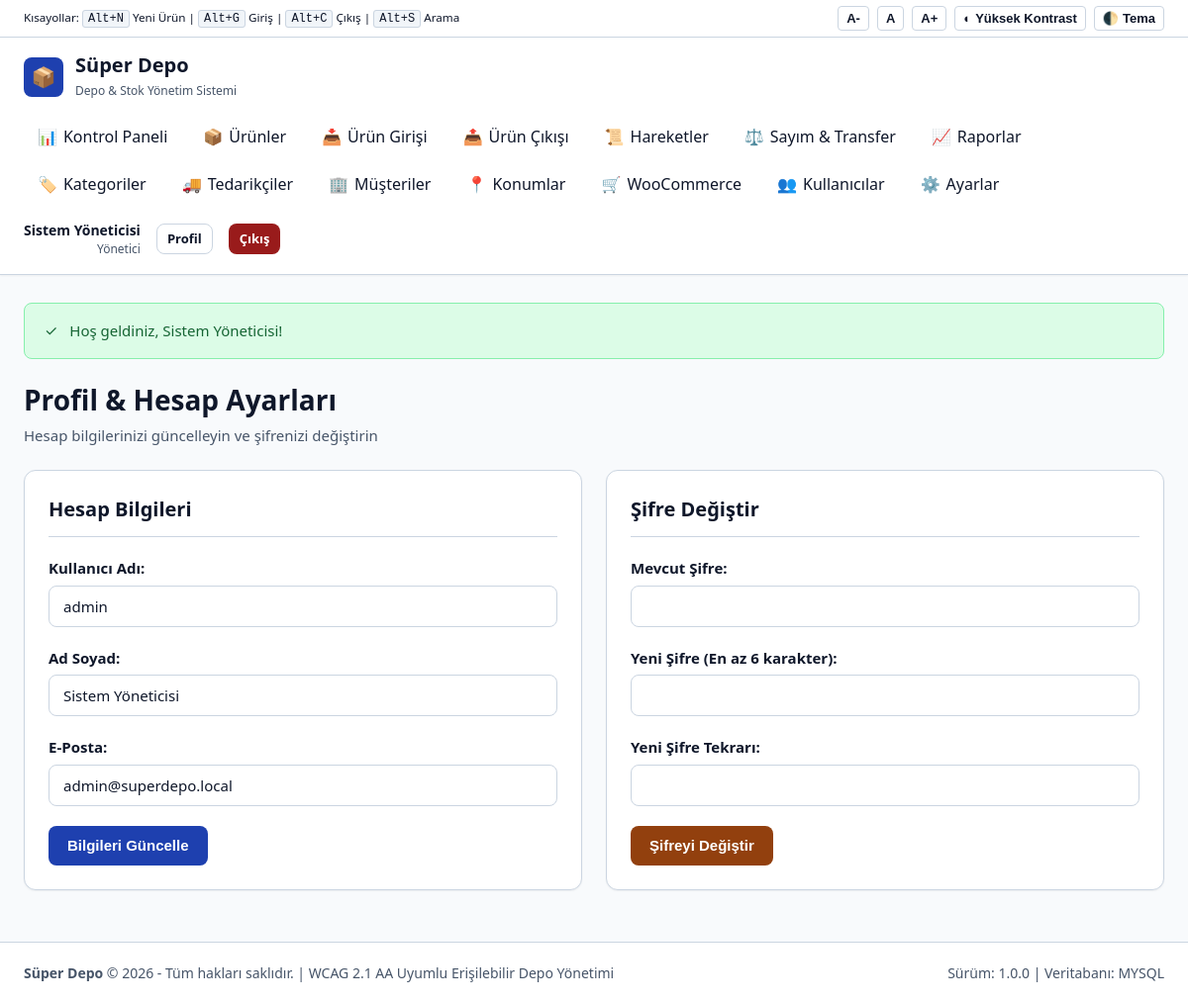
The app's page /profile.php (signed in) with its own data.
### tables this page shows
CREATE TABLE users (
    id INT AUTO_INCREMENT PRIMARY KEY,
    username VARCHAR(50) NOT NULL UNIQUE,
    email VARCHAR(100) NOT NULL UNIQUE,
    password_hash VARCHAR(255) NOT NULL,
    full_name VARCHAR(100) NOT NULL,
    role ENUM('admin', 'manager', 'staff') NOT NULL DEFAULT 'staff',
    is_active TINYINT(1) NOT NULL DEFAULT 1,
    created_at TIMESTAMP DEFAULT CURRENT_TIMESTAMP,
    updated_at TIMESTAMP DEFAULT CURRENT_TIMESTAMP ON UPDATE CURRENT_TIMESTAMP
);

### includes/functions.php (called while the page is built, shortened)
<?php
function e(?string $str): string {
    return htmlspecialchars((string)($str ?? ''), ENT_QUOTES, 'UTF-8');
}

### profile.php (the view, shortened to what this page needs)
<?php
require_once __DIR__ . '/includes/header.php';
$db = get_db();
$stmt = $db->prepare('SELECT * FROM users WHERE id = ?');
$stmt->execute([$user['id']]);
$user_data = $stmt->fetch();
?>
<div class="page-header">
    <div>
        <h1 class="page-title">Profil & Hesap Ayarları</h1>
        <p class="page-subtitle">Hesap bilgilerinizi güncelleyin ve şifrenizi değiştirin</p>
    </div>
</div>
<div style="display: grid; grid-template-columns: repeat(auto-fit, minmax(320px, 1fr)); gap: 1.5rem;">
    <div class="card">
        <div class="card-header">
            <h2 class="card-title">Hesap Bilgileri</h2>
        </div>
        <form action="profile.php" method="POST">
            <div class="form-group">
                <label for="username" class="form-label">Kullanıcı Adı:</label>
                <input type="text" id="username" class="form-control" value="<?= e($user_data['username']) ?>" disabled>
            </div>
            <div class="form-group">
                <label for="full_name" class="form-label">Ad Soyad:</label>
                <input type="text" id="full_name" name="full_name" class="form-control" value="<?= e($user_data['full_name']) ?>" required>
            </div>
            <div class="form-group">
                <label for="email" class="form-label">E-Posta:</label>
                <input type="email" id="email" name="email" class="form-control" value="<?= e($user_data['email']) ?>" required>
            </div>
            <button type="submit" class="btn btn-primary">Bilgileri Güncelle</button>
        </form>
    </div>
    <div class="card">
        <div class="card-header">
            <h2 class="card-title">Şifre Değiştir</h2>
        </div>
        <form action="profile.php" method="POST">
            <div class="form-group">
                <label for="current_password" class="form-label">Mevcut Şifre:</label>
                <input type="password" id="current_password" name="current_password" class="form-control" required>
            </div>
            <div class="form-group">
                <label for="new_password" class="form-label">Yeni Şifre (En az 6 karakter):</label>
                <input type="password" id="new_password" name="new_password" class="form-control" minlength="6" required>
            </div>
            <div class="form-group">
                <label for="confirm_password" class="form-label">Yeni Şifre Tekrarı:</label>
                <input type="password" id="confirm_password" name="confirm_password" class="form-control" minlength="6" required>
            </div>
            <button type="submit" class="btn btn-warning">Şifreyi Değiştir</button>
        </form>
    </div>
</div>
<?php require_once __DIR__ . '/includes/footer.php'; ?>

### assets/css/style.css (style rules this page uses)
:root { --font-base: system-ui, -apple-system, BlinkMacSystemFont, 'Segoe UI', Roboto, Helvetica, Arial, sans-serif; --font-size-base: 1rem; --line-height: 1.5; --color-bg: #f8fafc; --color-surface: #ffffff; --color-surface-hover: #f1f5f9; --color-border: #cbd5e1; --color-border-focus: #0f172a; --color-text: #0f172a; --color-text-muted: #475569; --color-text-light: #ffffff; --color-primary: #1e40af; --color-primary-hover: #1e3a8a; --color-primary-light: #dbeafe; --color-success: #166534; --color-success-bg: #dcfce7; --color-success-border: #86efac; --color-warning: #92400e; --color-warning-bg: #fef3c7; --color-warning-border: #fcd34d; --color-danger: #991b1b; --color-danger-bg: #fee2e2; --color-danger-border: #fca5a5; --color-info: #075985; --color-info-bg: #e0f2fe; --color-info-border: #7dd3fc; --focus-ring: 3px solid #2563eb; --focus-offset: 2px; --radius-sm: 4px; --radius-md: 8px; --radius-lg: 12px; --shadow-sm: 0 1px 2px 0 rgb(0 0 0 / 0.05); --shadow-md: 0 4px 6px -1px rgb(0 0 0 / 0.1), 0 2px 4px -2px rgb(0 0 0 / 0.1); --shadow-lg: 0 10px 15px -3px rgb(0 0 0 / 0.1); }
*, *::before, *::after { box-sizing: border-box; margin: 0; padding: 0; }
html { font-size: var(--font-size-base); scroll-behavior: smooth; }
body { font-family: var(--font-base); line-height: var(--line-height); color: var(--color-text); background-color: var(--color-bg); min-height: 100vh; display: flex; flex-direction: column; }
.page-header { display: flex; justify-content: space-between; align-items: center; flex-wrap: wrap; gap: 1rem; margin-bottom: 1.5rem; }
.page-title { font-size: 1.75rem; font-weight: 700; color: var(--color-text); }
.page-subtitle { color: var(--color-text-muted); font-size: 0.9375rem; margin-top: 0.25rem; }
.card { background-color: var(--color-surface); border: 1px solid var(--color-border); border-radius: var(--radius-lg); box-shadow: var(--shadow-sm); padding: 1.5rem; margin-bottom: 1.5rem; }
.card-header { display: flex; justify-content: space-between; align-items: center; margin-bottom: 1.25rem; border-bottom: 1px solid var(--color-border); padding-bottom: 0.75rem; }
.card-title { font-size: 1.25rem; font-weight: 600; }
.btn { display: inline-flex; align-items: center; justify-content: center; gap: 0.5rem; padding: 0.625rem 1.125rem; font-size: 0.9375rem; font-weight: 600; border-radius: var(--radius-md); border: 1px solid transparent; cursor: pointer; text-decoration: none; transition: all 0.15s ease; line-height: 1.25; }
.btn-primary { background-color: var(--color-primary); color: #ffffff; }
.btn-warning { background-color: var(--color-warning); color: #ffffff; }
.form-group { margin-bottom: 1.25rem; }
.form-label { display: block; font-weight: 600; font-size: 0.9375rem; margin-bottom: 0.375rem; color: var(--color-text); }
.form-control { width: 100%; padding: 0.625rem 0.875rem; font-size: 0.9375rem; font-family: inherit; color: var(--color-text); background-color: var(--color-surface); border: 1px solid var(--color-border); border-radius: var(--radius-md); transition: border-color 0.15s ease; }

### records on screen
users: username "admin", full_name "Sistem Yöneticisi", email "admin@superdepo.local"

### other values on screen
APP_NAME "Süper Depo"
$user['full_name'] "Sistem Yöneticisi"
$flash['message'] "Hoş geldiniz, Sistem Yöneticisi!"
APP_VERSION "1.0.0"
DB_DRIVER "MYSQL"
